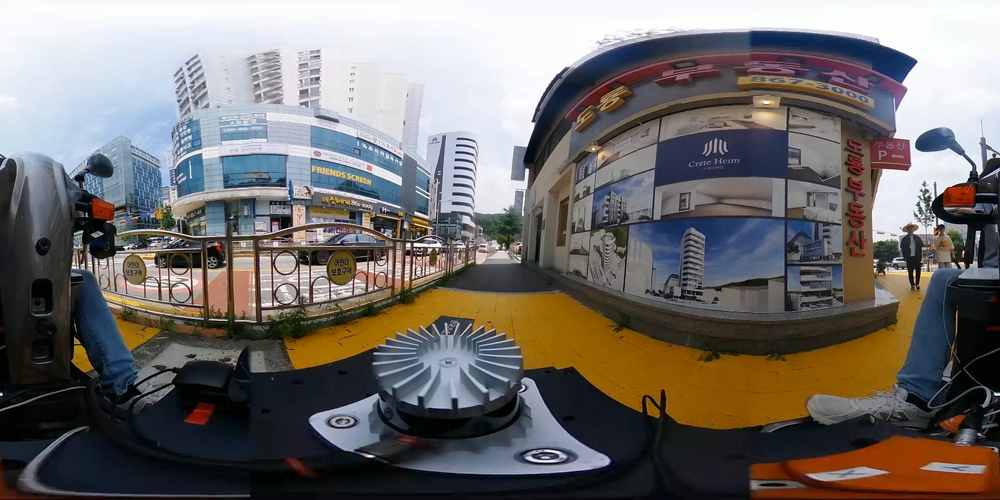
#> input picture HW#2/erp.png, 1000 x 500 px, shrunk from 1920 x 960 before the run
$ python assign2_top_down_interpol.py
#> lines starting #> are read from the running program, lines starting #| are printed output that depends on the picture
#> further down, erp_image is the input picture: shape (500, 1000, 3); mean B, G, R 108.1, 110.4, 114.5
import numpy as np
import cv2
import matplotlib.pyplot as plt

def bilinear_interpolation(img, x, y):
    x0 = int(x)
    y0 = int(y)
    x1 = min(x0 + 1, img.shape[1] - 1)
    y1 = min(y0 + 1, img.shape[0] - 1)

    P00 = img[y0, x0]
    P01 = img[y1, x0]
    P10 = img[y0, x1]
    P11 = img[y1, x1]

    dx = x - x0
    dy = y - y0

    interpolated_value = (1 - dx) * (1 - dy) * P00 + \
                         dx * (1 - dy) * P10 + \
                         (1 - dx) * dy * P01 + \
                         dx * dy * P11

    return interpolated_value.astype(np.uint8)

def erp2topdown(src, hfov, vfov):
    # ERP 이미지의 가로와 세로 크기를 가져옵니다.
#> called with hfov = 1.57, vfov = 1.57
    W, H = src.shape[1], src.shape[0]
#> W = 1000; H = 500

    # ERP 이미지를 기반으로 초점 거리(구의 반지름)을 계산합니다.
    f = W / (2 * np.pi)
#> f = 159.2

    # 최종 top-down 이미지의 가로와 세로 크기를 계산합니다.
    W_prime = int(2 * f * np.tan(hfov / 2) + 0.5)
#> W_prime = 318
    H_prime = int(2 * f * np.tan(vfov / 2) + 0.5)
#> H_prime = 318

    # top-down 이미지의 중심 좌표를 계산합니다.
    cx_prime, cy_prime = W_prime // 2, H_prime // 2
#> cx_prime = 159; cy_prime = 159

    # ERP 이미지의 중심 좌표를 계산합니다.
    cx, cy = W // 2, H // 2
#> cx = 500; cy = 250

    # top-down 이미지를 저장할 빈 배열을 생성합니다.
    top_view_image = np.zeros((H_prime, W_prime, 3), dtype=np.uint8)

    # 모든 픽셀에 대해 반복을 수행합니다.
    for y_prime in range(H_prime):
        for x_prime in range(W_prime):
            # 중심에서 현재 픽셀까지의 거리를 계산합니다.
            D = np.sqrt((x_prime - cx_prime)**2 + (y_prime - cy_prime)**2)

            # 거리가 0인 경우, 즉 중심인 경우 ERP 이미지의 중심 픽셀 값을 사용합니다.
            if D == 0:
                top_view_image[y_prime, x_prime] = src[H-1, 0]
                continue

            # theta 각도를 계산합니다.
            theta = np.arctan2(x_prime - cx_prime, cy_prime - y_prime)

            # phi 각도를 계산합니다.
            phi = np.arctan(f / D)

            # ERP 이미지에서의 좌표를 계산합니다.
            erp_x = theta * W / (2 * np.pi) + cx
            erp_y = phi * H / np.pi + cy

            # 좌표의 범위를 이미지 크기 내로 제한합니다.
            erp_x = np.clip(erp_x, 0, W - 1)
            erp_y = np.clip(erp_y, 0, H - 1)

            # bilinear_interpolation 함수를 사용하여 ERP 이미지에서 해당 좌표의 픽셀 값을 가져와 top-down 이미지에 저장합니다.
            top_view_image[y_prime, x_prime] = bilinear_interpolation(src, erp_x, erp_y)
#> this loop made 318 passes
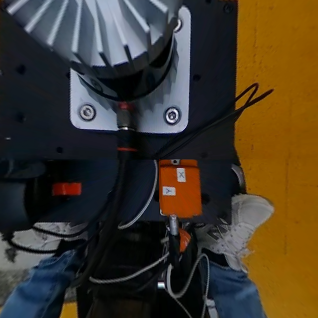
#> top_view_image: shape (318, 318, 3); mean B, G, R 42.4, 57.3, 66.8

    # 최종 top-down 이미지를 반환합니다.
    return top_view_image

file = "./erp.png"
erp_image = cv2.imread(file)

# 시야각을 라디안으로 변환합니다.
hfov_topdown, vfov_topdown = np.deg2rad(90), np.deg2rad(90)

# ERP 이미지를 top-down 뷰로 변환하는 함수를 호출하고 결과를 저장합니다.
topdown_view = erp2topdown(erp_image, hfov_topdown, vfov_topdown)

# 변환된 top-down 이미지를 화면에 출력합니다.
image_title_topdown = f"Top-Down View: hfov={np.rad2deg(hfov_topdown):.2f}°, vfov={np.rad2deg(vfov_topdown):.2f}°"
plt.imshow(topdown_view)
plt.title(image_title_topdown)
plt.axis('off')
plt.show()
